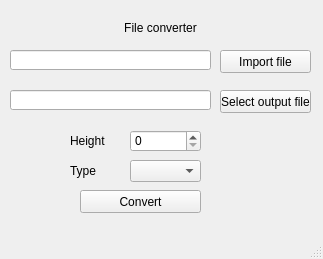
<?xml version="1.0" encoding="UTF-8"?>
<ui version="4.0">
 <class>MainWindow</class>
 <widget class="QMainWindow" name="MainWindow">
  <property name="geometry">
   <rect>
    <x>0</x>
    <y>0</y>
    <width>323</width>
    <height>259</height>
   </rect>
  </property>
  <property name="windowTitle">
   <string>MainWindow</string>
  </property>
  <widget class="QWidget" name="centralwidget">
   <widget class="QLineEdit" name="lineEdit">
    <property name="geometry">
     <rect>
      <x>10</x>
      <y>50</y>
      <width>201</width>
      <height>20</height>
     </rect>
    </property>
   </widget>
   <widget class="QPushButton" name="button_input">
    <property name="geometry">
     <rect>
      <x>220</x>
      <y>50</y>
      <width>91</width>
      <height>23</height>
     </rect>
    </property>
    <property name="text">
     <string>Import file</string>
    </property>
   </widget>
   <widget class="QLineEdit" name="lineEdit_2">
    <property name="geometry">
     <rect>
      <x>10</x>
      <y>90</y>
      <width>201</width>
      <height>20</height>
     </rect>
    </property>
   </widget>
   <widget class="QPushButton" name="button_output">
    <property name="geometry">
     <rect>
      <x>220</x>
      <y>90</y>
      <width>91</width>
      <height>23</height>
     </rect>
    </property>
    <property name="text">
     <string>Select output file</string>
    </property>
   </widget>
   <widget class="QPushButton" name="button_convert">
    <property name="geometry">
     <rect>
      <x>80</x>
      <y>190</y>
      <width>121</width>
      <height>23</height>
     </rect>
    </property>
    <property name="text">
     <string>Convert</string>
    </property>
   </widget>
   <widget class="QLabel" name="label">
    <property name="geometry">
     <rect>
      <x>100</x>
      <y>20</y>
      <width>121</width>
      <height>16</height>
     </rect>
    </property>
    <property name="text">
     <string>File converter</string>
    </property>
    <property name="alignment">
     <set>Qt::AlignCenter</set>
    </property>
   </widget>
   <widget class="QSpinBox" name="num_height">
    <property name="geometry">
     <rect>
      <x>130</x>
      <y>130</y>
      <width>71</width>
      <height>22</height>
     </rect>
    </property>
   </widget>
   <widget class="QLabel" name="label_2">
    <property name="geometry">
     <rect>
      <x>70</x>
      <y>130</y>
      <width>51</width>
      <height>21</height>
     </rect>
    </property>
    <property name="text">
     <string>Height</string>
    </property>
   </widget>
   <widget class="QLabel" name="label_3">
    <property name="geometry">
     <rect>
      <x>70</x>
      <y>160</y>
      <width>51</width>
      <height>21</height>
     </rect>
    </property>
    <property name="text">
     <string>Type</string>
    </property>
   </widget>
   <widget class="QComboBox" name="select_type">
    <property name="geometry">
     <rect>
      <x>130</x>
      <y>160</y>
      <width>71</width>
      <height>22</height>
     </rect>
    </property>
   </widget>
  </widget>
  <widget class="QMenuBar" name="menubar">
   <property name="geometry">
    <rect>
     <x>0</x>
     <y>0</y>
     <width>323</width>
     <height>21</height>
    </rect>
   </property>
  </widget>
  <widget class="QStatusBar" name="statusbar"/>
 </widget>
 <resources/>
 <connections/>
</ui>
